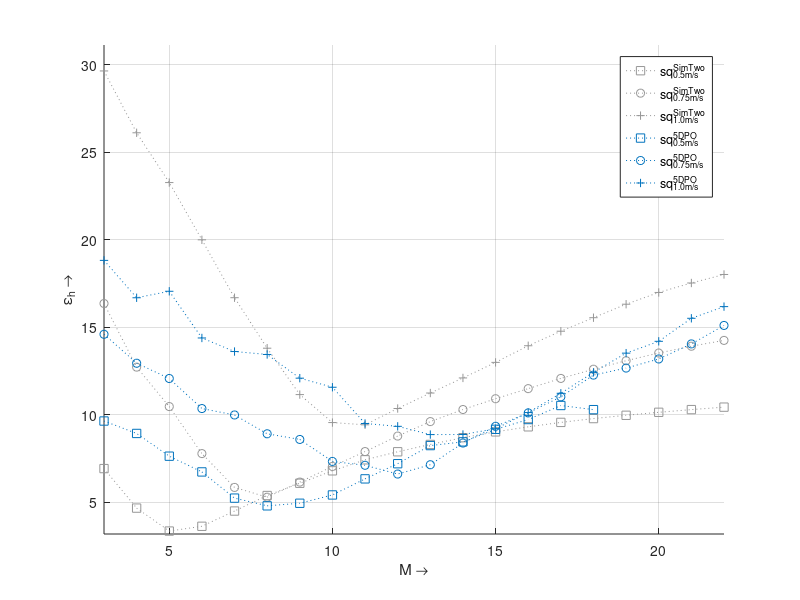

This figure's MATLAB source: (Note: this script raises an error after producing the figure.)
clear all
close all
clc

%% INITIALIZE
FSize = 3:22';

Sq050 = [
6.927763937
4.669721314
3.357474609
3.630554139
4.501764791
5.388961057
6.090325934
6.799593388
7.429921157
7.889199608
8.307568341
8.694585218
9.026105529
9.314360886
9.567637917
9.786012038
9.973325647
10.14444302
10.29848568
10.43945569
];

Sq075 = [
16.36276755
12.72601881
10.47205718
7.78463226
5.851930743
5.292674109
6.155603356
7.049474023
7.900791806
8.786381714
9.612991999
10.30388951
10.92010191
11.49691543
12.08028068
12.60611084
13.09241997
13.53315457
13.92041139
14.25356281
];

Sq100 = [
29.65137252
26.11755194
23.27245157
20.00100922
16.69295588
13.8076126
11.15587245
9.557780637
9.429494961
10.36163011
11.24557937
12.10850513
12.99660663
13.94746124
14.77773714
15.55069151
16.32067286
16.9925284
17.53428448
18.02022909
];

SqTh050 = [
6.193134785
4.459625939
3.232954099
3.730280556
4.596182837
5.416829054
6.036092012
6.648777661
7.330717421
7.854519582
8.317709803
8.733699222
9.107339792
9.442595002
9.740117095
9.982622363
10.20177253
10.39793806
10.58670809
10.76084626
];

SqTh075 = [
14.95978532
11.44658856
9.423079557
7.433801384
6.183525125
5.980963852
6.804554997
7.751836
8.656371071
9.481258941
10.25557472
11.08718605
11.85336508
12.47066805
12.99213918
13.46687427
13.90200105
14.31373606
14.69816359
15.07855294
];

SqTh100 = [
27.68064111
23.78322684
20.5821578
17.46805894
15.05333587
12.95004992
10.95407335
10.1321547
11.12074543
12.19411528
12.88383243
13.7460886
14.56481408
15.30386078
16.00686156
16.67721941
17.31863027
17.9146953
18.47026754
18.99061612
];

S8050 = [
2.181409076
1.918313072
1.876784324
1.886450916
1.910716339
1.956302969
2.045762233
2.162974264
2.377801821
2.648146887
2.913640321
3.151947455
3.420445974
3.688438691
3.959986819
4.22887037
4.490143278
4.750835743
5.01564943
5.277122207
];

S8075 = [
3.557709134
3.206412969
2.809408711
2.503179693
2.406557515
2.421974474
2.501456708
2.618024372
2.861778757
3.202973607
3.56742863
3.953826577
4.344610973
4.73408777
5.139552658
5.543994481
5.955561333
6.371351076
6.787479069
7.169596981
];

S8100 = [
5.522088561
4.957299527
4.463123534
4.042909876
3.577382995
3.344733945
3.315989603
3.360140771
3.474756779
3.807038354
4.226739437
4.681098941
5.178799558
5.733902082
6.305216605
6.845951631
7.389662183
7.930643616
8.45863821
8.997409059
];

MSq0505dpo = 3:18';
Sq0505dpo = [
9.645938356
8.935733934
7.636943839
6.736918283
5.240249935
4.799390678
4.946817596
5.420978125
6.340203101
7.206368491
8.242658693
8.454905724
9.172221163
9.730590219
10.53246296
10.29639609
];

MSq0755dpo = 3:22';
Sq0755dpo = [
14.60227477
12.9486183
12.07601495
10.35876753
9.991833924
8.916646462
8.592977162
7.336333513
7.116470434
6.615954573
7.148646408
8.388330568
9.344111187
10.11007229
11.02873857
12.26940324
12.6724498
13.19169994
14.05257983
15.10846711
];

MSq1005dpo = 3:22';
Sq1005dpo = [
18.82589231
16.68991062
17.06015368
14.39206089
13.61708384
13.44863282
12.09465496
11.57612833
9.504713654
9.342427674
8.871081066
8.875316695
9.207914593
10.13029073
11.23085674
12.42701813
13.5245997
14.20056342
15.51621884
16.18398632
];

MSqTh0755dpo = 5:22';
SqTh0755dpo = [
12.85439696
11.14539099
9.762644695
9.47286834
8.573935939
7.483484501
7.500076085
7.201629106
8.044315269
8.960552418
10.01933184
11.2351939
11.94596865
13.04704325
13.65556579
14.74973677
15.44587164
15.43489969
];

MS80755dpo = 5:22';
S80755dpo = [
7.001270292
6.168697595
6.250871195
5.098955877
5.093224925
4.383061117
3.951235969
3.651699906
3.975649831
3.742100638
3.83686313
4.224137565
4.772611151
4.87485927
5.500723639
6.008438277
6.670997705
7.155912073
];

MS81005dpo = 8:22';
S81005dpo = [
9.307763521
8.682696861
7.695755343
7.501619163
6.569103343
6.377784995
5.569600418
5.320263024
5.519543505
5.727986605
5.761475636
6.262707891
6.653195167
6.786231076
7.650103756
];

%% VISUALIZATION

figure
colors = get(gca,'colororder');

hold on
plot(FSize     ,Sq050      , ':' , 'Marker' , 's' , 'Color' , [150 150 150]/255 )
plot(FSize     ,Sq075      , ':' , 'Marker' , 'o' , 'Color' , [150 150 150]/255 )
plot(FSize     ,Sq100      , ':' , 'Marker' , '+' , 'Color' , [150 150 150]/255 )
plot(MSq0505dpo,Sq0505dpo  , ':' , 'Marker' , 's' , 'Color' , colors(1,:) )
plot(MSq0755dpo,Sq0755dpo  , ':' , 'Marker' , 'o' , 'Color' , colors(1,:) )
plot(MSq1005dpo,Sq1005dpo  , ':' , 'Marker' , '+' , 'Color' , colors(1,:) )
grid on
xlim([FSize(1) FSize(end)])
ylim([0.95*min([Sq050;Sq075;Sq100;Sq0505dpo;Sq0755dpo;Sq1005dpo]) ...
      1.05*max([Sq050;Sq075;Sq100;Sq0505dpo;Sq0755dpo;Sq1005dpo])])
xlabel('M \rightarrow')
ylabel('ε_{h} \rightarrow')
legend('sq_{0.5m/s}^{SimTwo}','sq_{0.75m/s}^{SimTwo}','sq_{1.0m/s}^{SimTwo}',...
       'sq_{0.5m/s}^{5DPO}','sq_{0.75m/s}^{5DPO}','sq_{1.0m/s}^{5DPO}')
title('Validation of the future size M:','2x2m square')
set(gcf, 'Position', [500,150,500,500])
saveas(gcf,'future-traj-5dposim2-analysis_sq','epsc')
saveas(gcf,'future-traj-5dposim2-analysis_sq','fig')





figure
colors = get(gca,'colororder');

hold on
plot(FSize       ,SqTh075    , ':' , 'Marker' , 'o' , 'Color' , [150 150 150]/255 )
plot(MSqTh0755dpo,SqTh0755dpo, ':' , 'Marker' , 'o' , 'Color' , colors(1,:) )
grid on
xlim([FSize(1) FSize(end)])
ylim([0.95*min([SqTh075;SqTh0755dpo]) ...
      1.05*max([SqTh075;SqTh0755dpo])])
xlabel('M \rightarrow')
ylabel('ε_{h} \rightarrow')
legend('sq w/\theta^W var._{0.75m/s}^{SimTwo}',...
       'sq w/\theta^W var._{0.75m/s}^{5DPO}')
title('Validation of the future size M:','2x2m square with variable orientation')
set(gcf, 'Position', [500,150,500,500])
saveas(gcf,'future-traj-5dposim2-analysis_sqth','epsc')
saveas(gcf,'future-traj-5dposim2-analysis_sqth','fig')





figure
colors = get(gca,'colororder');

hold on
plot(FSize     ,S8075    , ':' , 'Marker' , 'o' , 'Color' , [150 150 150]/255 )
plot(FSize     ,S8100    , ':' , 'Marker' , '+' , 'Color' , [150 150 150]/255 )
plot(MS80755dpo,S80755dpo, ':' , 'Marker' , 'o' , 'Color' , colors(1,:) )
plot(MS81005dpo,S81005dpo, ':' , 'Marker' , '+' , 'Color' , colors(1,:) )
grid on
xlim([FSize(1) FSize(end)])
ylim([0.95*min([S8050;S8075;S8100]) ...
      1.05*max([S8050;S8075;S8100])])
xlabel('M \rightarrow')
ylabel('ε_{h} \rightarrow')
legend('8_{0.75m/s}^{SimTwo}','8_{1.0m/s}^{SimTwo}',...
       '8_{0.75m/s}^{5DPO}','8_{1.0m/s}^{5DPO}')
title('Validation of the future size M:','2x2m square versus 8-shape')
set(gcf, 'Position', [500,150,500,500])
saveas(gcf,'future-traj-5dposim2-analysis_8','epsc')
saveas(gcf,'future-traj-5dposim2-analysis_8','fig')